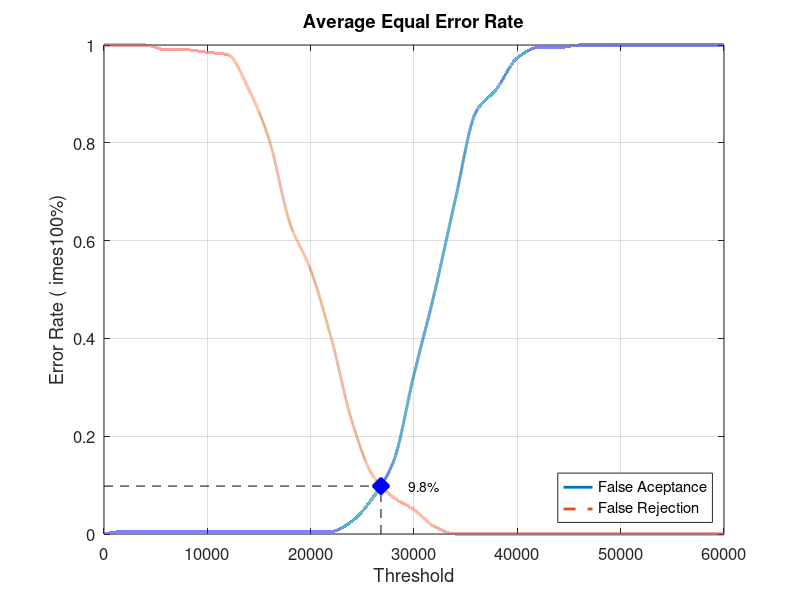
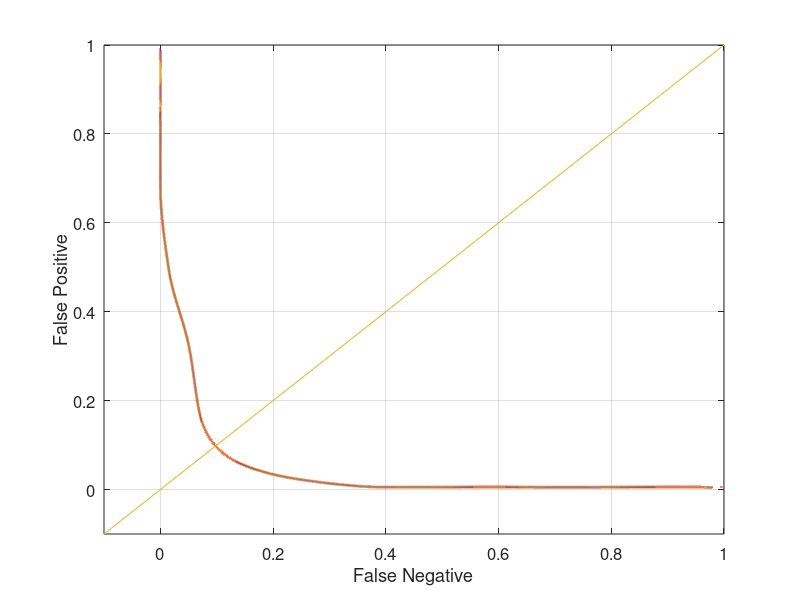

Reproduce these figures in MATLAB, in order.
close all;
clear;
clc;
x = 0:2000:60000;
xq = 0:0.5:60000;

y0 = [0 0.00526316 0.00526316 0.00526316 0.00526316 0.00526316 0.00526316 0.00526316 0.00526316 0.00526316 0.00526316 0.00526316 0.0263158 0.0736842 0.147368 0.326316 0.494737 0.684211 0.863158 0.910526 0.973684 0.994737 0.994737 1 1 1 1 1 1 1 1]
yy0 = interp1(x, y0, xq, 'pchip');
y1 = [1 1 1 0.99 0.99 0.985 0.98 0.91 0.805 0.635 0.54 0.4 0.23 0.12 0.075 0.05 0.015 0 0 0 0 0 0 0 0 0 0 0 0 0 0]
yy1 = interp1(x, y1, xq, 'pchip');

% Calculating EER: 
y2 = abs(y0 - y1);
find(y2 == min(y2))
yy2 = abs(yy0 - yy1);
xEER = find(yy2 == min(yy2));
xEERIndex = xq(xEER) % X-axis EER
yEER = yy0(xEER) % Y-axis EER

main = figure
plot(xq, yy0,'-','LineWidth', 2);	hold on
plot(xq, yy1,'--','LineWidth', 2);	hold on
plot([xEERIndex xEERIndex], [0 yEER], 'k--');	hold on
plot([0 xEERIndex], [yEER yEER], 'k--');	hold on
plot(xEERIndex, yEER, 'bx', 'LineWidth', 10);	hold on
text(xEERIndex + 10 * xEERIndex / 100, yEER, [num2str(round((10000 * yEER)) / 100) '%'])
legend('False Aceptance', 'False Rejection', 'Location', 'SouthEast')
xlabel('Threshold')
ylabel('Error Rate (	imes100%)')
title('Average Equal Error Rate')
set(gca, 'FontSize', 12)
axis([0 60000 0 1])
grid on

print(main, 'Database3_2Main', '-dpng');
FNRxFPR = figure('Color', [1 1 1]);
plot(yy1, yy0, '-', yy1, yy0, 'LineWidth', 2);
hold on
y = -0.1:0.1:1
plot(y, y); 
set(gca, 'FontSize', 12)
xlabel('False Negative')
ylabel('False Positive')
axis([-0.1 1 -0.1 1])
set(gca, 'FontSize', 12)
grid on

print(FNRxFPR, 'Database3_2FNRxFPR','-dpng');
